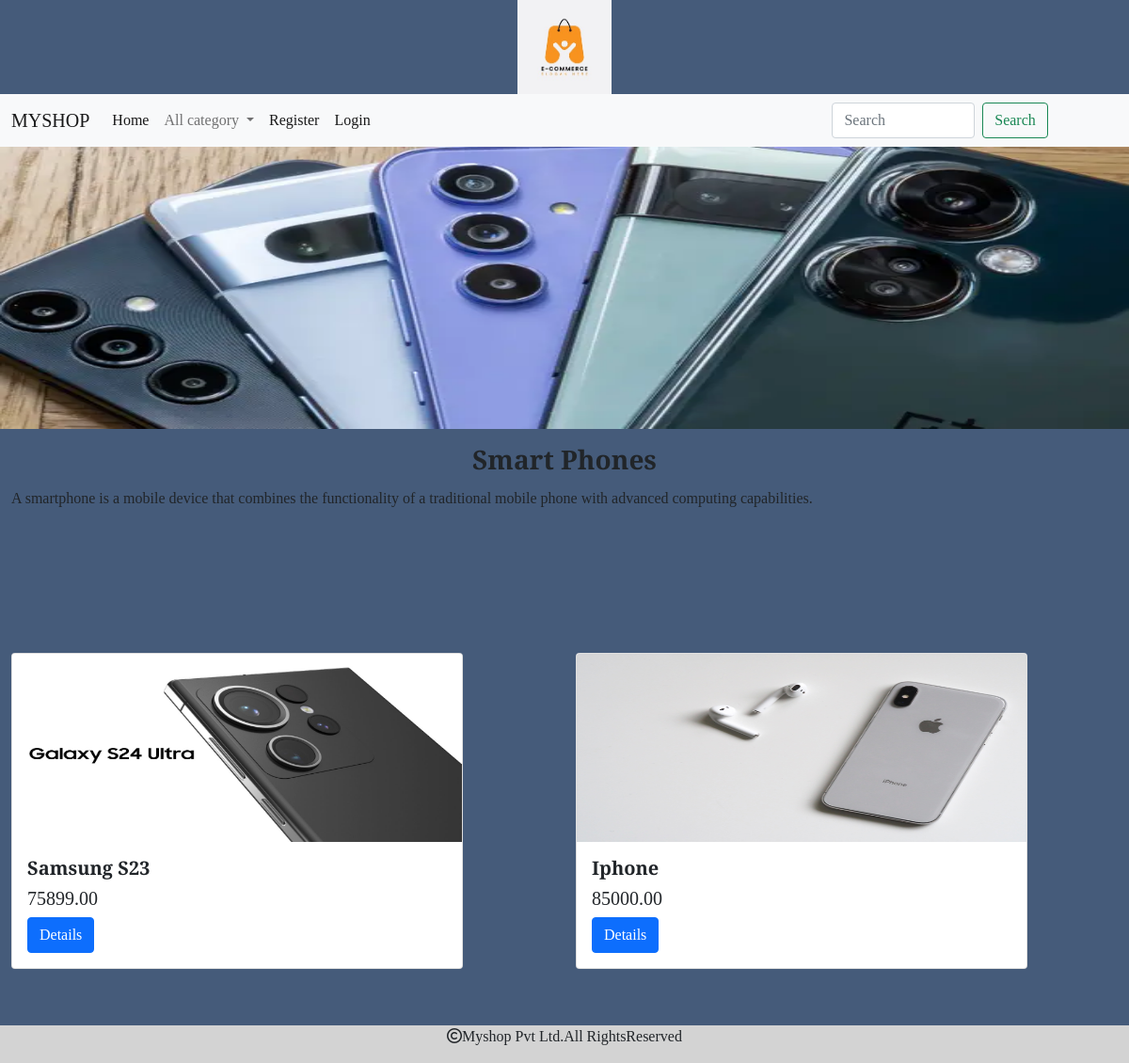
Page /allprod/Smart Phones on the committed database.
### shop/models.py (models this page shows, shortened)
class Category(models.Model):
    name=models.CharField(max_length=20)
    desc=models.TextField()
    image=models.ImageField(upload_to='category',null='True',blank='True')

class Product(models.Model):
    name = models.CharField(max_length=20)
    desc = models.TextField()
    image = models.ImageField(upload_to="product",null=True,blank=True)
    price = models.DecimalField(max_digits=10,decimal_places=2)
    category = models.ForeignKey(Category,on_delete=models.CASCADE)
    stock = models.IntegerField()
    available = models.BooleanField(default=0)
    created = models.DateTimeField(auto_now_add=True)
    updated = models.DateTimeField(auto_now=True)

### shop/views.py (the view)
# urls.py: path('allprod/<p>',views.allproducts,name="allprod"),
def allproducts(request,p):
    c=Category.objects.get(name=p)
    p=Product.objects.filter(category=c)
    return render(request,'product.html',{'c':c,'p':p})

### cart/context_processors.py (called while the page is built)
def total_count(request):
    item_count=0
    u=request.user
    try:
        cart=Cart.objects.filter(user=u)
        for i in cart:
            item_count+=i.quantity
    except:
        item_count=0
    return {'count':item_count}

### shop/context_processors.py (called while the page is built)
def menu_links(request):
    c=Category.objects.all()
    return {'links':c}

### templates/product.html (shortened to what this page needs)
{% extends 'base.html' %}
{% load static %}
{% block content %}
<div>
    <img src="{{c.image.url}}" height="300px" width="100%">
</div>
<div class="container-fluid mt-3" style="margin-bottom:100px;">
    <h3 class="text-center fw-bold">{{c.name}}</h3>
    <p style="text-align:justify;line-height:2;bg-color:blue;">{{c.desc}}</p>
</div>
<div class="container-fluid mt-5" style="margin-bottom:100px;">
  <div class="row">
<div class="container-fluid">
  <div class="row">
        {% for i in p %}
          <div class="col-sm-6 mt-5">
            <div class="card" style="width: 30rem;">
               <img src="{{i.image.url}}" class="card-img-top" height="200px" width="100%" alt="...">
                 <div class="card-body" >
                     <h5 class="card-title"><b>{{i.name}}</b></h5>
                      <h5 class="card-title">{{i.price}}</h5>
                   <a href="{% url 'shop:details' i.name %}" class="btn btn-primary" >Details</a>
                 </div>
               </div>
            </div>
       {% endfor %}
  </div>
</div>
{% endblock %}

### templates/base.html (shortened to what this page needs)
<!DOCTYPE html>
{% load static %}
<html lang="en">
<head>
    <link href="https://cdn.jsdelivr.net/npm/bootstrap@5.0.2/dist/css/bootstrap.min.css" rel="stylesheet">
<link rel="stylesheet" href="{% static 'css/style.css' %}">
    <link rel="stylesheet" href="https://cdnjs.cloudflare.com/ajax/libs/font-awesome/6.5.1/css/all.min.css" />
</head>
<body>
<header> <center>
    <img src="{% static 'image/logo.jpg' %}" height="100px" width="100px" ></center>
<nav class="navbar navbar-expand-lg navbar-light bg-light">
  <div class="container-fluid">
    <a class="navbar-brand" href="#">MYSHOP</a>
    <div class="collapse navbar-collapse" id="navbarSupportedContent">
      <ul class="navbar-nav me-auto mb-2 mb-lg-0">
        <li class="nav-item">
          <a class="nav-link active"  href="{% url 'shop:allcat' %}">Home</a>
        </li>
          <li class="nav-item dropdown">
          <a class="nav-link dropdown-toggle" href="#" id="navbarDropdown" role="button" data-bs-toggle="dropdown" aria-expanded="false">
            All category
          </a>
        </li>
          {% if user.is_authenticated %}
            <li class="nav-item">
          <a class="nav-link active"  href="{% url 'shop:logout' %}">Logout</a>
        </li>
          {% if user.is_superuser == False %}
          <li class="nav-item">
          <a class="nav-link active fs-5"  href="{% url 'cart:cartview' %}"><i class="fa-solid fa-cart-shopping"><sup class="ms-2">{{count}}</sup></i></a>
        </li>
          <li class="nav-item">
          <a class="nav-link active fs-5"  href="{% url 'cart:orderview' %}">Your Order</a>
        </li>
           {% endif %}
         {% else %}
        <li class="nav-item">
          <a class="nav-link active"  href="{% url 'shop:register' %}">Register</a>
        </li>
          <li class="nav-item">
          <a class="nav-link active"  href="{% url 'shop:login' %}">Login</a>
        </li>
         {% endif %}
      </ul>
      <form class="d-flex" method="POST" action="{% url 'search:search' %}">
        <input class="form-control me-2" name="q" type="search" placeholder="Search" aria-label="Search">
        <button class="btn btn-outline-success" type="submit">Search</button>
      </form>
    </div>
  </div>
</nav>
{% block content %}
{% endblock %}
    <footer>
        <div class="footer">
            <p><b><i class="fa-regular fa-copyright"></i>Myshop Pvt Ltd.All RightsReserved</b></p>
        </div>
    </footer>
</body>
</html>

### static/css/style.css (style rules this page uses)
body { background-color:#455b7a; font-family: 'IM Fell DW Pica SC', serif; font-family: 'Playfair Display', serif; font-family: 'Roboto', sans-serif; font-family: 'Zilla Slab', serif; font-weight:300; }
.footer { height:40px; width:100%; background-color:lightgray; position:fixed; bottom:0; left:0; text-align:center; }
.navbar { background-color:white; }
.form-control { width:50%; }

### rows in the picture
Category: image (picture), name "Smart Phones", desc "A smartphone is a mobile device that combines the functionality of a traditional mobile phone with advanced computing capabilities."
Product: image (picture), name "Samsung S23", price "75899.00"
Product: image (picture), name "Iphone", price "85000.00"
